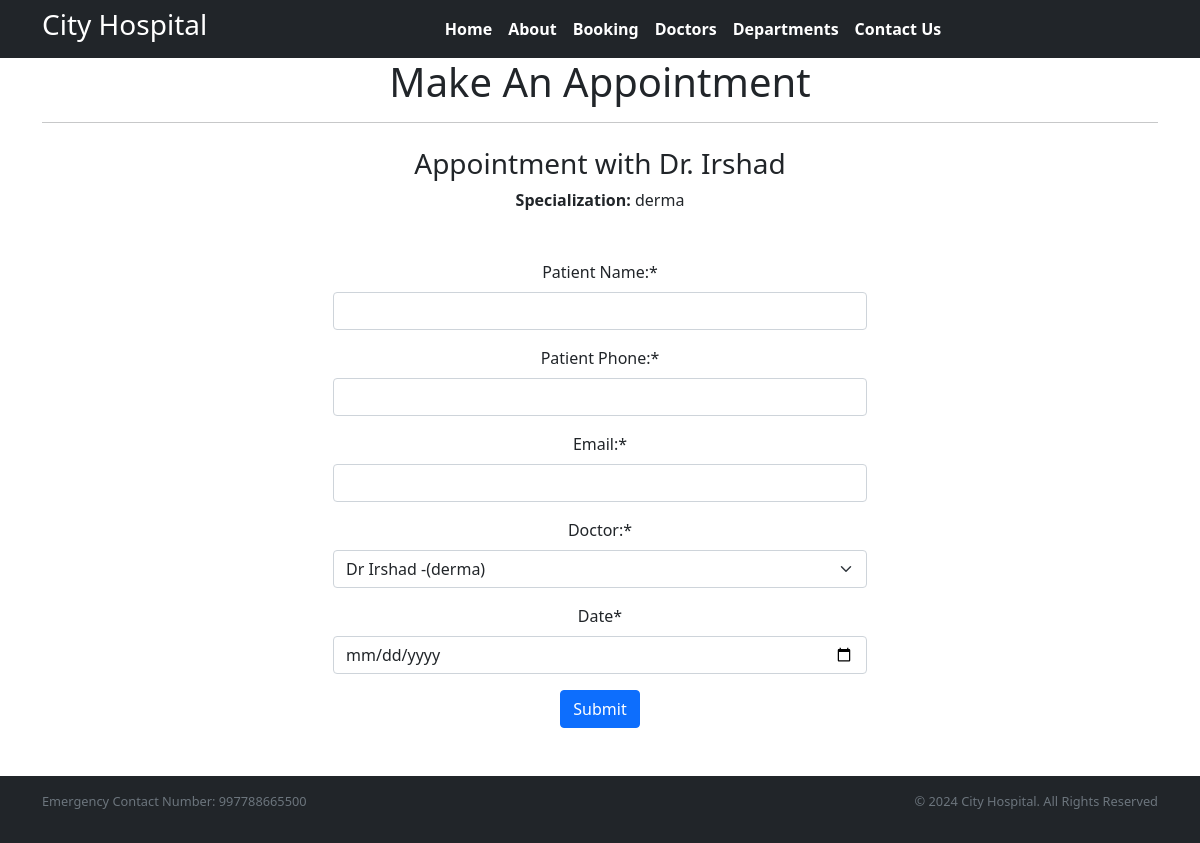
The app's page /book_doctor/1/, older data.
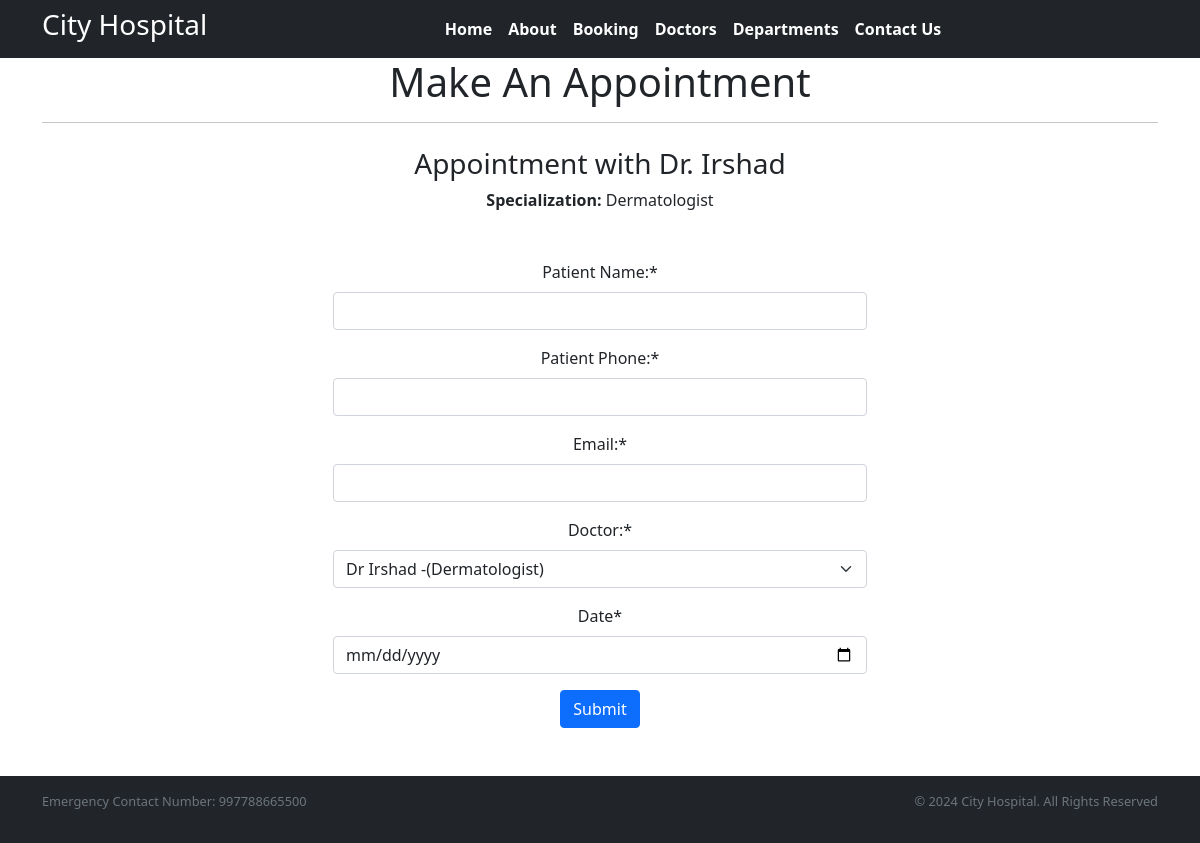
The same page, newer data.
### home/models.py (models this page shows)
class Doctors(models.Model):
    name = models.CharField(max_length=100)
    specialization = models.CharField(max_length=100)
    department = models.CharField(max_length=100)
    image = models.ImageField(upload_to='doctors/', null=True, blank=True)
    def __str__(self):
        return 'Dr '+ self.name + ' -('+ self.specialization + ')'

### home/views.py (the view)
# urls.py: path('book_doctor/<int:doctor_id>/', views.book_doctor, name='book_doctor'),
def book_doctor(request, doctor_id):
    doctor = get_object_or_404(Doctors, id=doctor_id)
    if request.method == 'POST':
        form = BookingForm(request.POST)
        if form.is_valid():
            appointment = form.save(commit=False)
            appointment.doc_name = doctor
            appointment.save()
            messages.success(request, 'Your appointment has been successfully booked!')
            return redirect('doctors')
        else:
            print("Form errors:", form.errors)
    else:
       form = BookingForm(initial={'doc_name': doctor})
    return render(request, 'Appointment.html', {'form': form, 'doctor': doctor})

### home/forms.py
class BookingForm(forms.ModelForm):
    class Meta:
        model = Booking
        fields = '__all__'
        widgets = {
            'booking_date': DateInput(),
        }
        labels = {
            'p_name': "Patient Name:",
            'p_phone': "Patient Phone:",
            'p_email': "Email:",
            'doc_name': "Doctor:",
            'booking_date': "Date"
        }

### templates/Appointment.html (shortened to what this page needs)
{% extends "Base.html" %}
{% load crispy_forms_tags %}
{% block Content %}
<div class="container">
    <h1 class="text-center">Make An Appointment</h1>
    <hr>
    <div class="text-center my-4">
        <h3>Appointment with Dr. {{ doctor.name }}</h3>
        <p><strong>Specialization:</strong> {{ doctor.specialization }}</p>
    </div>
    <div class="container w-50 text-center my-5">
        <form method="post">
            {{ form|crispy }}
            <button type="submit" class="btn btn-primary">Submit</button>
        </form>
    </div>
</div>
{% endblock %}

Row changes from the older to the newer data that the page shows:
changed Doctors "Irshad": specialization "derma" → "Dermatologist"
Text that changed along with them:
form field doc_name: "Dr Irshad -(derma)" → "Dr Irshad -(Dermatologist)"
